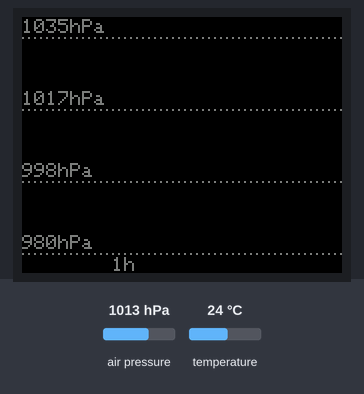
Bench run of a sketch on a simulated Arduino Uno, built with avr-gcc and run on an emulated ATmega328P. Shown: 160×128 colour display. Inputs (shaded band) come from the test bench; at power-on: air pressure 1013 hPa, temperature 24 °C. Storage starts empty; what the sketch prints to the serial monitor is not drawn.

Above: at 0.2 s.
At 100.1 s:
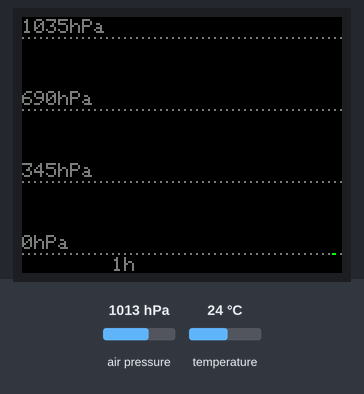

The sketch:

barograph2.ino
```cpp
#include <Wire.h>
#include <SPI.h>
#include <SD.h>
#include <TFT.h>// Arduino LCD library

#include <Adafruit_BMP085.h>

#define SIZEOFRECORD 8

 // pin definition for the Uno
#define tft_cs 10
#define sd_cs 7
#define dc   9
#define rst  8
 // #define BUZ 4

#define PREF_PRESSURE_MIN 98000
#define PREF_PRESSURE_MAX 103500

//Nbre de pixel de l'Ã©cran
#define W_SCR 160
#define H_SCR 128

//Hauteur des caractÃ¨re en pixel
#define HEIGHT_CHAR 7

#define UPDATE_SCREEN_1_TIME 10000
#define UPDATE_SCREEN_2_TIME 10000
#define MEASURE_TIME 1000

//Ecran
TFT TFTscreen = TFT(tft_cs, dc, rst);

//Capteur de pression et de temperature
Adafruit_BMP085 sensor;

unsigned long lastMeasurementTime = 0;
unsigned long lastRefreshDisplay = 0;
byte heightsToDisplay[W_SCR];

long lastRefreshDisplay_2 = 0;

//Tendance de la pression sur 1 et 3 heures
int32_t pressure = 0;
int32_t min_pressure = PREF_PRESSURE_MIN;
int32_t max_pressure = PREF_PRESSURE_MAX;
byte norm_pressure_i = 0;

float temperature = 0;

//Liste des Ã©chelles en nombre de seconde par pixel horizontal
prog_uint8_t scales[] PROGMEM = {1, 3, 6, 12, 24, 48, 72, 96, 120}; //Correspond Ã  la visualisation de 3H, 6H, 12H, 24H, 48H, 72H}
volatile byte iscale = 0;

volatile unsigned long lastButtonAction = 0;
volatile boolean isScaleChanged = false;

//screens
long last_screen_change   = 0;
byte screen_number = 1;
boolean is_screen_changed = false;

//colors
byte blue[] = {72, 203, 240};

void setup () {
  // make sure that the default chip select pin is set to
  // output, even if you don't use it:
  pinMode(10, OUTPUT);

  Serial.begin(9600);


  Serial.println("SETUP");


  if(!SD.begin(sd_cs)){
    Serial.println("Error SD card");
    return;
  }

  sensor.begin();
  // initialize the display
  TFTscreen.begin();

  measureValue();

  // clear the screen with a pretty color
  TFTscreen.background(0,0,0);

  Serial.println("SETUP screen_number = " + String(screen_number));

  if(screen_number == 1) {
    updateDataToDisplay();
    displayDisplayedPeriod();
  }
  else if(screen_number == 2) {

  }

  // define buttons
  //attachInterrupt(2, buttonActionPerformed, FALLING);
  attachInterrupt(3, changeDisplay, LOW);
}


void loop () {

  unsigned long gap = millis() - lastMeasurementTime;

  if(gap >= MEASURE_TIME){
    lastMeasurementTime += gap;
    measureValue();
  }


  if(screen_number == 1){


    // refresh display
    gap = millis() - lastRefreshDisplay;
    if(gap > UPDATE_SCREEN_1_TIME || is_screen_changed){
      Serial.println("LOOP screen_number 1");
      lastRefreshDisplay += gap;
      TFTscreen.background(0,0,0);
      displayDisplayedPeriod();
      updateDataToDisplay();
    }

    // change scale on display
    if(isScaleChanged || is_screen_changed){
      isScaleChanged = false;
      updateDataToDisplay();
      displayDisplayedPeriod();
    }
  }
  else if(screen_number == 2){

    gap = millis() - lastRefreshDisplay_2;
    if(gap > UPDATE_SCREEN_2_TIME || is_screen_changed){

      Serial.println("LOOP screen_number 2");

      lastRefreshDisplay_2 += gap;

      TFTscreen.background(0,0,0);
      display_screen_2();
    }
  }

  if(is_screen_changed) {
    is_screen_changed = false;
  }
}

void measureValue(){
  updatePressure();
  updateTemperature();
  //compute_display_PressureTrend();
  appendPressureInHistoric();
}

void display_screen_2(){


  TFTscreen.stroke(blue[0], blue[1], blue[2]);


    float xtemp = sensor.readTemperature();
    float xpressure = sensor.readPressure();
    displayValue(xpressure,0,20);
    displayValue(xtemp,0,80);
}


void displayValue(float value, int x, int y) {
  char valueStr[10];
  String(value).toCharArray(valueStr, 5);
  TFTscreen.setTextSize(4);
  TFTscreen.text(valueStr,x,y);
  TFTscreen.setTextSize(1);

}

void displayTitleText() {
  // clear the screen with a black background
  //screen.background(0, 0, 0);

  // write the static text to the screen
  // set the font color to white
  //screen.stroke(255, 0, 255);
  // set the font size
  //screen.setTextSize(2);
  // write the text to the top left corner of the screen
  //screen.text("Luftdruck :\n ", 0, 0);
  //screen.text("Temperature :\n ", 0, 60);

  // ste the font size very large for the loop
//  screen.setTextSize(4);

}


void compute_display_PressureTrend(){
  File historicFile = SD.open("historic.txt", FILE_WRITE);
  if(!historicFile){
    //Serial.println("1");
    return;
  }

  long fileSize = historicFile.size();
  long pos = fileSize - (long)10800* (long)SIZEOFRECORD;

  historicFile.seek(pos);

  char pressureArray[7];
  for(int j = 0; j < 6; j++){
    pressureArray[j] = historicFile.read();
    if(pressureArray[j] == ' '){
      pressureArray[j] = 0;
    }
  }
  pressureArray[6] = 0;
  long pressure3HValue = atol(pressureArray);

  pos = fileSize - (long)1800 * (long)SIZEOFRECORD;
  historicFile.seek(pos);

  pressureArray[7];
  for(int j = 0; j < 6; j++){
    pressureArray[j] = historicFile.read();
    if(pressureArray[j] == ' '){
      pressureArray[j] = 0;
    }
  }
  pressureArray[6] = 0;
  long pressure30MinValue = atol(pressureArray);
  historicFile.close();

  int oneHourTrend = (int)((pressure - pressure30MinValue)*(long)2);
  int threeHourTrend = (int)(pressure - pressure3HValue);

  String oneHTrendStr = String(oneHourTrend);
  oneHTrendStr += String("Pa/h");
  displayText(oneHTrendStr, 54, 50, 0, 255, 0, 0);

  String threeHTrendStr = String(threeHourTrend);
  threeHTrendStr += String("Pa/3h");
  displayText(threeHTrendStr, 54, 105, 0, 255, 0, 0);

}

void buttonActionPerformed(){
  if(millis() - lastButtonAction > 300){
    lastButtonAction = millis();
    iscale++;
    if(iscale == 8){
      iscale = 0;
    }
    isScaleChanged = true;
  }
}


void changeDisplay(){
  if(millis() - last_screen_change > 300){
    last_screen_change = millis();
    screen_number++;
    if(screen_number == 3){
      screen_number = 1;
    }
    is_screen_changed = true;
  }
}

void displayDisplayedPeriod(){
  byte period = (byte)pgm_read_word_near(scales + iscale);
  String periodTxt = String(period);
  periodTxt += "h";
  displayText(periodTxt, 24, 45, 120, 127, 127, 127);
}

void updatePressure(){
  //Mise Ã  jour de la pression
  long pressureTemp = sensor.readPressure();
  Serial.println(pressureTemp);
  long var;
  if(pressureTemp > pressure){
    var = pressureTemp - pressure;
  }
  else{
    var = pressure - pressureTemp;
  }

  //Cela permet de limiter du bruit observÃ© lors du fonctionnement
  if(var < (long)20){
    pressure = pressureTemp;
  }

//  displayPressure(pressure, 1, 75, 120, 255, 0, 0);
}

void updateTemperature(){
  //Mise Ã  jour de la pression
  float temperatureTemp = sensor.readTemperature();
  temperature = temperatureTemp;
//  displayTemperature(temperature, 5, 120, 255, 0, 0);
}

void displayText(String msg, int pxlg, int i, int j, byte r, byte g, byte b){
  TFTscreen.stroke(0,0,0);
  for(int k = i; k < i + pxlg; k++){
    TFTscreen.line(k, j, k, j + HEIGHT_CHAR);
  }

  TFTscreen.stroke(r,g,b);

  char txtmsg[11];
  msg.toCharArray(txtmsg, 11);

  TFTscreen.text(txtmsg, i, j);
}

void displayPressure(int32_t pressureval, byte res, byte i, byte j, byte r, byte g, byte b){
  TFTscreen.stroke(0,0,0);
  byte lgth;
  if(res == 0 || res == 1){
    lgth = 48;
  }
  else if(res == 2){
    lgth = 42;
  }
  else{
    lgth = 48;
    res = 0;
  }

  for(int k = i; k < i + lgth; k++){
    TFTscreen.line(k, j, k, j + HEIGHT_CHAR);
  }

  int32_t resAbs = 1;
  for(int i = 0; i < res; i++){
    resAbs = resAbs * 10;
  }

  pressureval = (int32_t)(pressureval + resAbs/2)/resAbs;
  String myString = String(pressureval);


  String unit = String("Pa");;
  if(res == 1){
    unit = String("dPa");
  }
  else if(res == 2){
    unit = String("hPa");
  }

  //myString += String(unit);
  myString += unit;
  char pressureStr[10];
  myString.toCharArray(pressureStr, 10);
  TFTscreen.stroke(r,g,b);
  TFTscreen.text(pressureStr, i, j);
}

void displayTemperature(float temperatureval, byte x, byte y, byte r, byte g, byte b){

  //clean scren where display temperature
  TFTscreen.stroke(0,0,0);
  TFTscreen.fill(0,0,0);
  TFTscreen.rect(x,y,30,7);

  String myString = String(temperatureval);
  char tempStr[7];
  myString.toCharArray(tempStr, 5);
  tempStr[4] = 67;
  TFTscreen.stroke(r,g,b);
  TFTscreen.text(tempStr, x, y);
}


void appendPressureInHistoric(){
  char pressureArray[7];
  String pressureStr = String(pressure);
  pressureStr.toCharArray(pressureArray, 7);
  if(pressure < 100000){
    pressureArray[5]=' ';
  }
  pressureArray[6]=0;

  File historicFile = SD.open("historic.txt", FILE_WRITE);
  if(!historicFile){
    return;
  }

  Serial.println(pressureArray);

  historicFile.println(pressureArray);
  historicFile.close();
}

void displayEmptyGraph(){
  /*{
    byte norm_pressure_i_temp = (byte)(((long)NORM_PRESSURE - (long)min_pressure) * (long)(H_SCR - 10 - 10) /((long)max_pressure - (long)min_pressure));
    norm_pressure_i_temp = H_SCR - 10 - 10 - norm_pressure_i_temp;
    if(norm_pressure_i_temp != norm_pressure_i){
      drawHDotLine(10 + norm_pressure_i, 0, 0, 0);
      norm_pressure_i = norm_pressure_i_temp;
    }
    drawHDotLine(10 + norm_pressure_i, 0, 0, 255);
  }*/

  for(int i = 0; i < 4; i++){
    drawHDotLine(10 + i * 36, 127, 127, 127);
    displayPressure(max_pressure - i * (max_pressure - min_pressure)/(long)3, 2, 0, 1 + i * 36, 127, 127, 127);
  }
}

void updateDataToDisplay(){

  displayEmptyGraph();
  //Nombre de seconde entre 2 mesures Ã  afficher
  byte scale = (byte)pgm_read_word_near(scales + iscale);

  File historicFile = SD.open("historic.txt", FILE_WRITE);
  if(!historicFile){
    return;
  }

  uint32_t fileSize = historicFile.size();
  long pos = (long)fileSize - (long)scale * (long)3600 * (long)SIZEOFRECORD;
  long increment = ((long)scale * (long)3600 + (long)W_SCR/(long)2) / (long)W_SCR;
  increment = increment * (long)SIZEOFRECORD;

  char pressureArray[7];
  int i = 0;
  int32_t temp_min_pressure = PREF_PRESSURE_MIN;
  int32_t temp_max_pressure = PREF_PRESSURE_MAX;

  while(i < W_SCR && pos < (long)fileSize){
    //Si il y a de l'historique
    if(pos >= 0){
      historicFile.seek(pos);

      for(int j = 0; j < 6; j++){
        pressureArray[j] = historicFile.read();
        if(pressureArray[j] == ' '){
          pressureArray[j] = 0;
        }
      }
      pressureArray[6] = 0;

      long pressureValue = atol(pressureArray);
      if(temp_min_pressure > pressureValue){
        temp_min_pressure = pressureValue;
      }
      if(temp_max_pressure < pressureValue){
        temp_max_pressure = pressureValue;
      }

      TFTscreen.stroke(0,0,0);
      TFTscreen.point(i, H_SCR-heightsToDisplay[i]);

      heightsToDisplay[i] = map(pressureValue, min_pressure, max_pressure, 10, H_SCR - 10);

      TFTscreen.stroke(0,255,0);
      TFTscreen.point(i, H_SCR-heightsToDisplay[i]);

      i++;
    }
    //Autrement
    else{
      if(heightsToDisplay[i] != 0){
        TFTscreen.stroke(0,0,0);
        TFTscreen.point(i, H_SCR - heightsToDisplay[i]);
      }

      heightsToDisplay[i++] = 0;
    }
    pos += increment;
  }
  historicFile.close();

  //Les nouvelles valeurs maximum seront prises en compte lors du prochain rafraichissement.
  max_pressure = temp_max_pressure;
  min_pressure = temp_min_pressure;
}

void drawHDotLine(byte j, byte r, byte g, byte b){
  TFTscreen.stroke(r, g, b);
  for(int i = 0; i < W_SCR; i++){
    if(i%3 == 0){
      TFTscreen.point(i, j);
    }
  }
}
```
